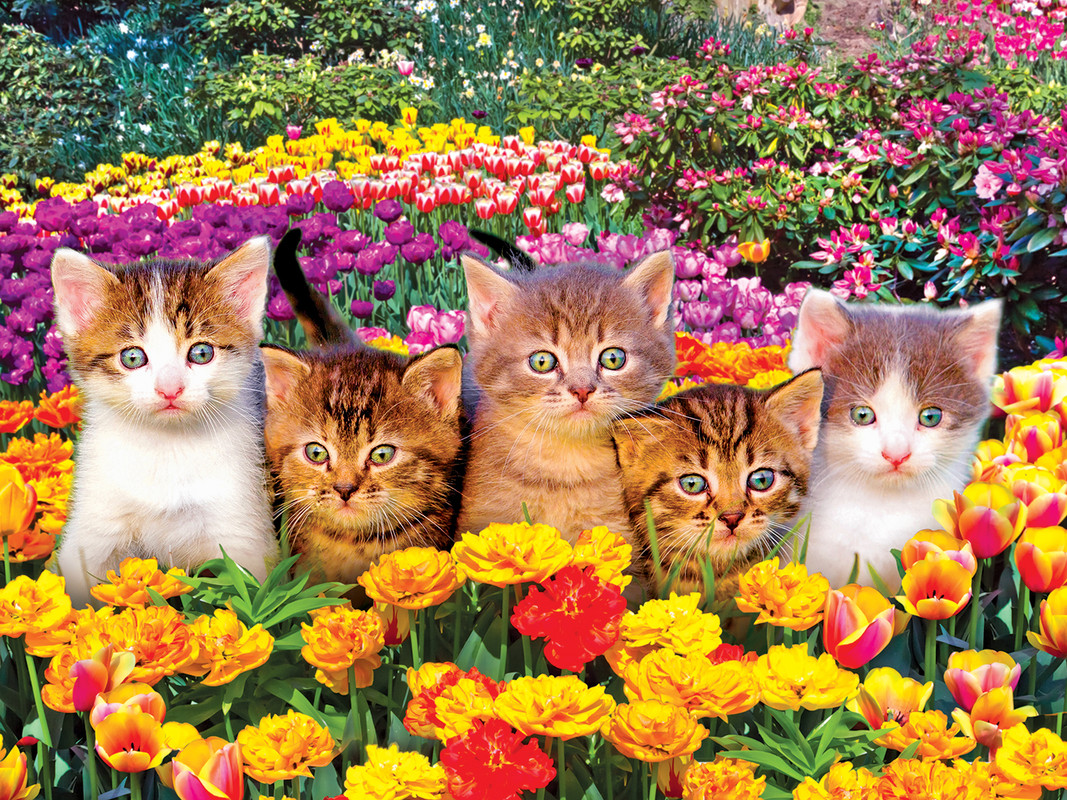
#> input picture assets/aula_1/cat_flowers.png, 1067 x 800 px
$ jupyter execute --allow-errors 'Aula_1_Introdução_ao_Processamento_de_Imagens.ipynb'
#> lines starting #> are read from the running program, lines starting #| are printed output that depends on the picture
# Aula 1 - Introdução ao Processamento de Imagens

Bem-vindos à área de computação visual (CV) do Turing!!! Nessa primeira aula, entenderemos o que é uma imagem nos olhos do computador.

1. O que é uma imagem digital?

Uma imagem digital é um conjunto de pixels, onde cada pixel é a menor unidade da imagem. Cada pixel contém informações sobre a cor e a intensidade da luz naquele ponto específico da imagem. O pixel é como se fosse o átomo da imagem!

<p align="center">

</p>

Esses pixels são organizados em uma grade bidimensional, formando a imagem completa. A resolução de uma imagem é determinada pelo número de pixels na largura e na altura da imagem. Quanto maior o número de pixels, maior a resolução e, consequentemente, mais detalhada será a imagem. Você já ouviu falar de 720p, 1080p, ou 4K? Então, esses são nomes comerciais de diferentes resoluções de imagem, para 1280 x 720 pixels (720p), 1920 x 1080 (1080p) pixels e 3840 x 2160 pixels (4K).

Além disso, em vez de ver uma paisagem ou um retrato como nós vemos, o computador só processa números. Desse modo, uma imagem digital é na verdade uma matriz de vários números, o qual um computador é capaz de processar. O pixel, que é a menor unidade da imagem, também é um conjunto de números.

2. Mas afinal, o que exatamente é um pixel?

<p align="center">

</p>

Um pixel é apenas um conjunto de informações (geralmente números) que representam as características de uma cor e sua intensidade, e, junto com milhares de outros pixels forma a imagem que vemos numa tela.

3. Escalas de cores e Valores de um Pixel:

- Escala Cinza (Grayscale):

  Nessa escala cada pixel tem um valor que vai de 0 (preto) a 255 (branco). Então, se olharmos para a tabela da imagem em grayscale, vamos ver números que vão de 0 a 255, indicando o quão claro ou escuro é aquele ponto. Esse tipo de escala é ideal para simplificar a análise de imagens. Também é comum normalizar os valores de cada pixel de 0 a 1.

<p align="center">


</p>

- RGB (Red, Green, Blue):

  Na escala RGB, cada pixel é representado como um vetor com 3 posições, onde cada posição corresponde a uma das cores primárias: vermelho (R), verde (G) e azul (B). Cada uma dessas posições pode ter um valor que varia de 0 a 255, indicando a intensidade daquela cor. Por exemplo, um pixel com R=255, G=0, B=0 será vermelho puro, enquanto R=0, G=255, B=0 será verde puro. A combinação desses três valores define a cor exata de cada pixel. Esse é o modo de cor das imagens coloridas que estamos acostumados a ver em telas digitais.

<p align="center">


</p>

Agora vamos visualizar melhor como o computador "entende" diferentes imagens. Vejamos a imagem abaixo em escala de cinza (grayscale).

[cell 1]
import numpy as np
import matplotlib.pyplot as plt
from PIL import Image

# Carrega o arquivo de imagem
image_path = "../assets/aula_1/cat_flowers.png"
image = Image.open(image_path).convert("L")  # Converte para escala de cinza
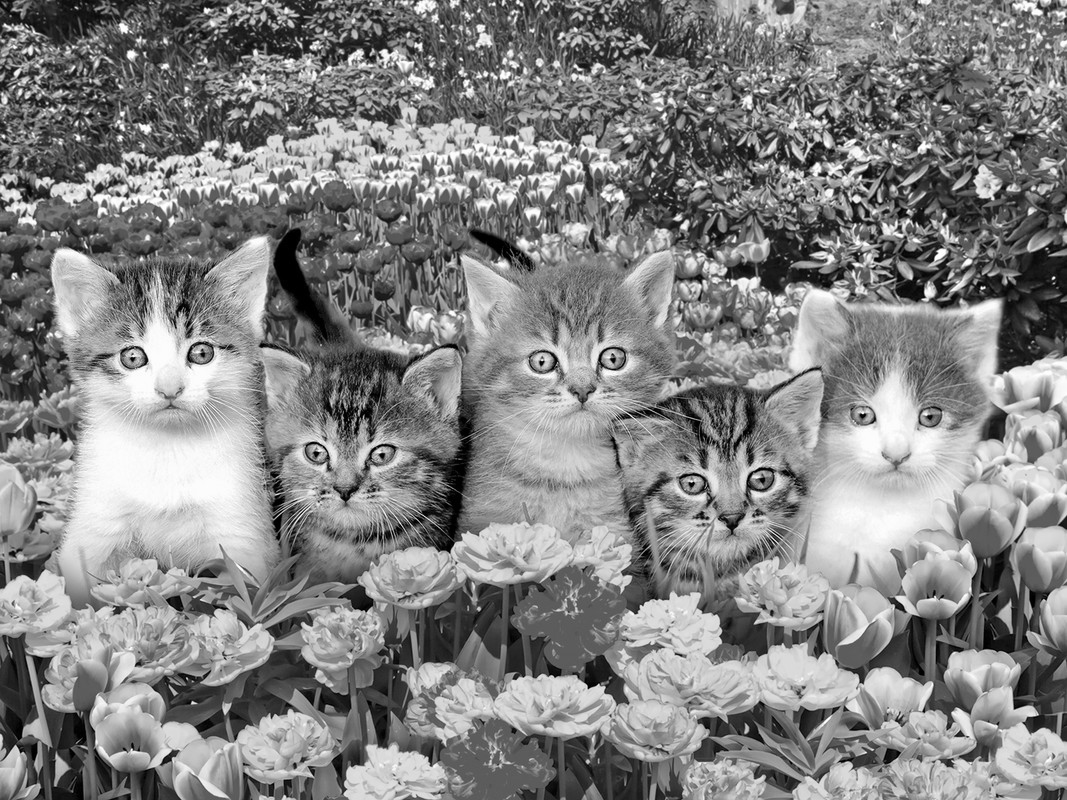
#> image: PIL image 1067x800 L; min 0, max 255, mean 131.7

# Converte para a forma vetorial
pixel_matrix = np.array(image)

# Plota a imagem
plt.figure(figsize=(6, 6))
plt.imshow(pixel_matrix, cmap="gray")
plt.colorbar(label="Intensidade do pixel")
plt.title("Imagem em escala de cinza")
plt.show()
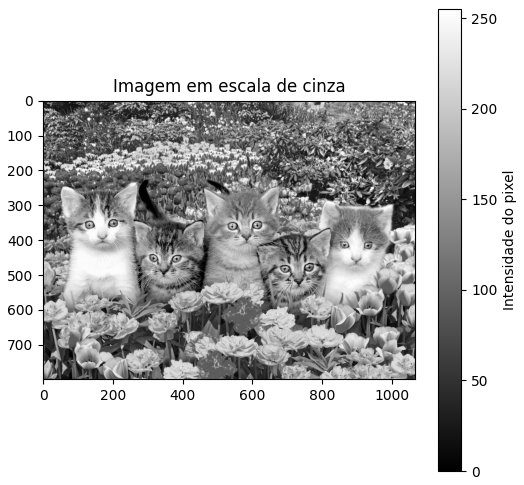
#> figure drawn by matplotlib, 2 panels

# Imprime a matriz de pixels
print("Matriz de pixels:")
print(pixel_matrix)
#> (printed output is left out)

Observe a matriz de pixels. O que representa cada número dessa matriz e seu valor?

Resposta:

Agora é sua vez de investigar a matriz. Analise a matriz numpy da imagem para responder aos seguintes exercícios:

[cell 2]
# Exemplo resolvido: Qual é a intensidade média de pixel da primeira linha da imagem?
print(f"Intensidade média da primeira linha: {np.mean(pixel_matrix[0, :]):.2f}")
#| Intensidade média da primeira linha: 110.81

# 1. Quais são as dimensões da imagem em largura x altura?
...
# 2. Imprima a primeira linha da matriz de pixels.
...
# 3. Qual a intensidade de pixel média da imagem?
...
# 5. Qual é o valor do pixel mais claro e do mais escuro na imagem?
...
# 6. Quantos pixels possuem intensidade acima da média?
...
# 7. A imagem contém mais áreas escuras ou claras? (Comparação de pixels abaixo e acima da média)
...
# 8. Plote a o trecho retangular da imagem entre os pixels 50 e 100 no eixo horizontal e 250 a 600 no eixo vertical.
...

Vamos trabalhar com outra escala de cores: o RGB! Primeiro, veja a imagem abaixo de 4 x 4 pixels.

<p align="center">

</p>

Diferentemente da escala de cinza, em que cada pixel continha um único valor de intensidade (0 a 255), no RGB cada pixel será definido por 3 valores de intensidade: um para o vermelho (R), um para o verde (G) e um para o azul (B). Vamos ver a matriz de pixels dessa imagem.

[cell 3]
# Carrega o arquivo de imagem
image_path = "../assets/aula_1/4x4_colors.png"
#> (the rest of this cell did not finish here and is left out)

Note como os valores de pixel da primeira linha da matriz formam as cores que enxergamos na imagem:
<pre>
[ [255   0   0]  -> 255 R, 0   G e 0   B -> 100% Vermelho
  [  0 255   0]  -> 0   R, 255 G e 0   B -> 100% Verde
  [  0   0 255]  -> 0   R, 0   G e 255 B -> 100% Azul
  [255 255   0]] -> 255 R, 255 G e 0   B -> 50%  Vermelho 50% Verde -> Amarelo (Composição aditiva)
</pre>
Vamos ver como fica nossa imagem em escala de cinza carregada na escala RGB.

[cell 4]
# Carrega o arquivo de imagem
image_path = "../assets/aula_1/cat_flowers.png"
#> image_path = '../assets/aula_1/cat_flowers.png'
image = Image.open(image_path).convert("RGB")
#> image is the input picture: PIL image 1067x800 RGB; mean R, G, B 163.8, 125.1, 81.8

# Converte para a forma vetorial
pixel_matrix_rgb = np.array(image)

# Plota a imagem
plt.figure(figsize=(6, 6))
plt.imshow(pixel_matrix_rgb)
plt.title("Imagem RGB")
plt.show()

Agora é sua vez de trabalhar com imagens RGB. Usando a imagem acima, responda às questões:

[cell 5]
# Exemplo resolvido: Qual é o canal de cor dominante na imagem?
mean_channels = np.mean(pixel_matrix_rgb, axis=(0, 1))
#> mean_channels = [163.8, 125.1, 81.85]
dominant_channel = ["Red", "Green", "Blue"][np.argmax(mean_channels)]
#> dominant_channel = 'Red'
print(f"Canal dominante: {dominant_channel}")
#| Canal dominante: Red

# 1. Qual é a média de intensidade de cada canal de cor (R, G, B)?
...
# 2. Qual a proporção de pixels em que o vermelho é o canal mais intenso?
...
# 3. Plote 3 imagens, cada uma mostrando apenas um canal de cor (R, G, B)
...
# 4. Considerando que Vermelho e Verde formam tons quente, e Azul os tons frios, a imagem tem mais tons frios ou quentes? (compare a média R+G vs B)
...
# 5. Qual a variância da intensidade de cada canal de cor (R, G, B)? (pesquise sobre o conceito de variância)
...
# 6. Qual é a distribuição de intensidade dos canais RGB? (Histograma por canal)
...
# 7. Qual a porcentagem de pixels acinzentados? (Pixels onde os valores de R, G e B são próximos - tente diferença menor que 10 para todo par de canais)
...
# 8. Existe algum canal de cor saturado em alguma região da imagem? (Se há pixels com valores máximos em R, G ou B)
...

$ run again, with assets/aula_1/cat_glass_pixel.png copied over assets/aula_1/cat_flowers.png
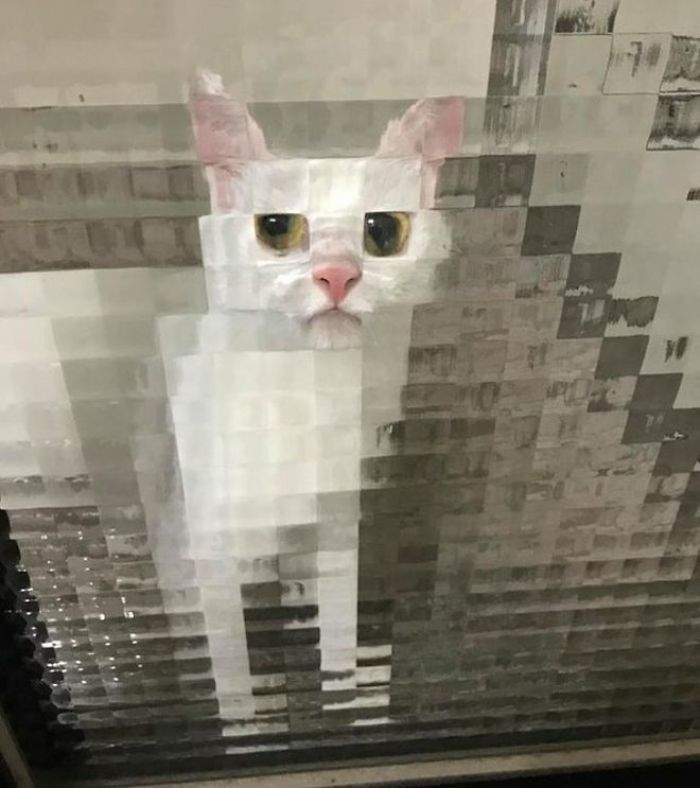
#> input picture assets/aula_1/cat_glass_pixel.png, 700 x 788 px
#> `image = Image.open(image_path).convert("L")`:
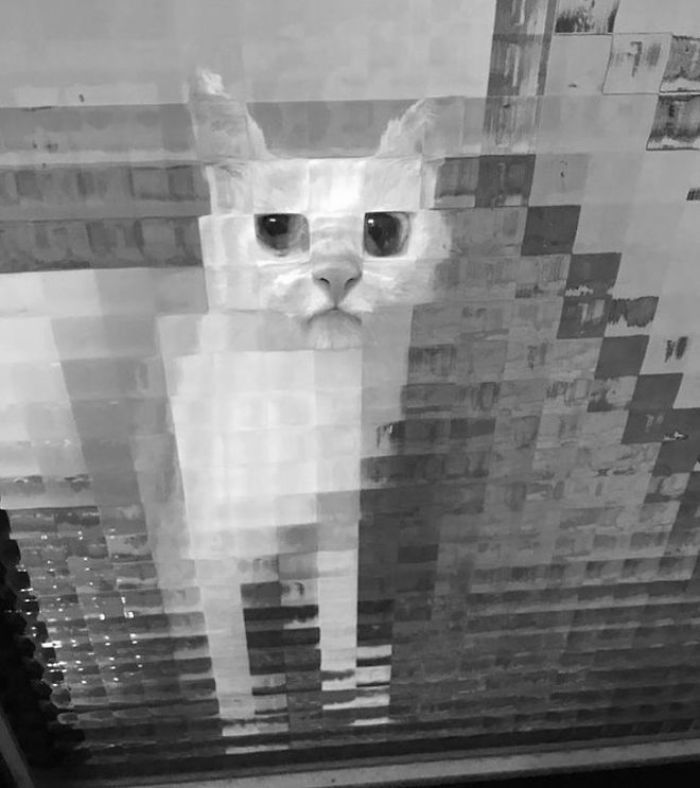
#> image: PIL image 700x788 L; min 2, max 255, mean 127.8
#> `plt.show()`:
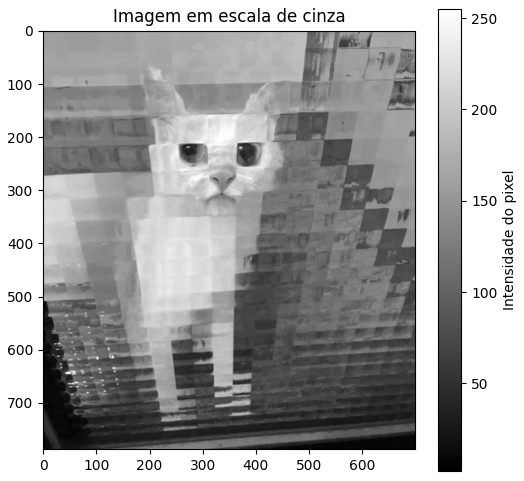
#> figure drawn by matplotlib, 2 panels
#> (printed output is left out)
#| Intensidade média da primeira linha: 163.19
#> image_path = '../assets/aula_1/cat_flowers.png'
#> image is the input picture: PIL image 700x788 RGB; mean R, G, B 133.3, 127.9, 113.2
#> mean_channels = [133.3, 127.9, 113.2]
#> dominant_channel = 'Red'
#| Canal dominante: Red

$ run again, with assets/aula_1/cat_pixel.png copied over assets/aula_1/cat_flowers.png
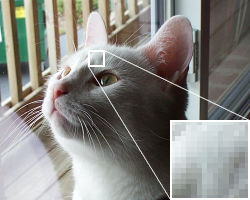
#> input picture assets/aula_1/cat_pixel.png, 250 x 200 px
#> `image = Image.open(image_path).convert("L")`:
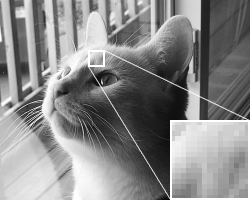
#> image: PIL image 250x200 L; min 7, max 255, mean 136.9
#> `plt.show()`:
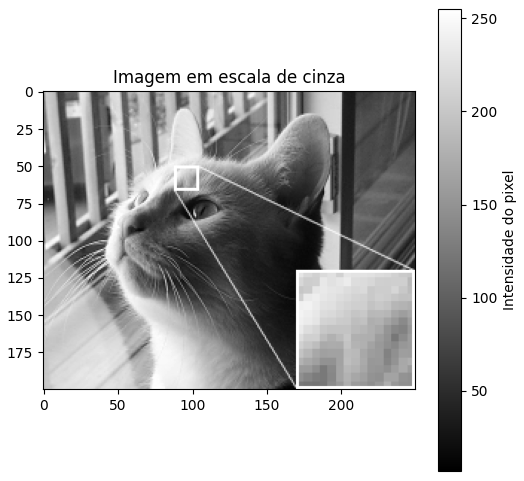
#> figure drawn by matplotlib, 2 panels
#> (printed output is left out)
#| Intensidade média da primeira linha: 143.63
#> image_path = '../assets/aula_1/cat_flowers.png'
#> image is the input picture: PIL image 250x200 RGB; mean R, G, B 138.4, 137.1, 132.4
#> mean_channels = [138.4, 137.1, 132.4]
#> dominant_channel = 'Red'
#| Canal dominante: Red
